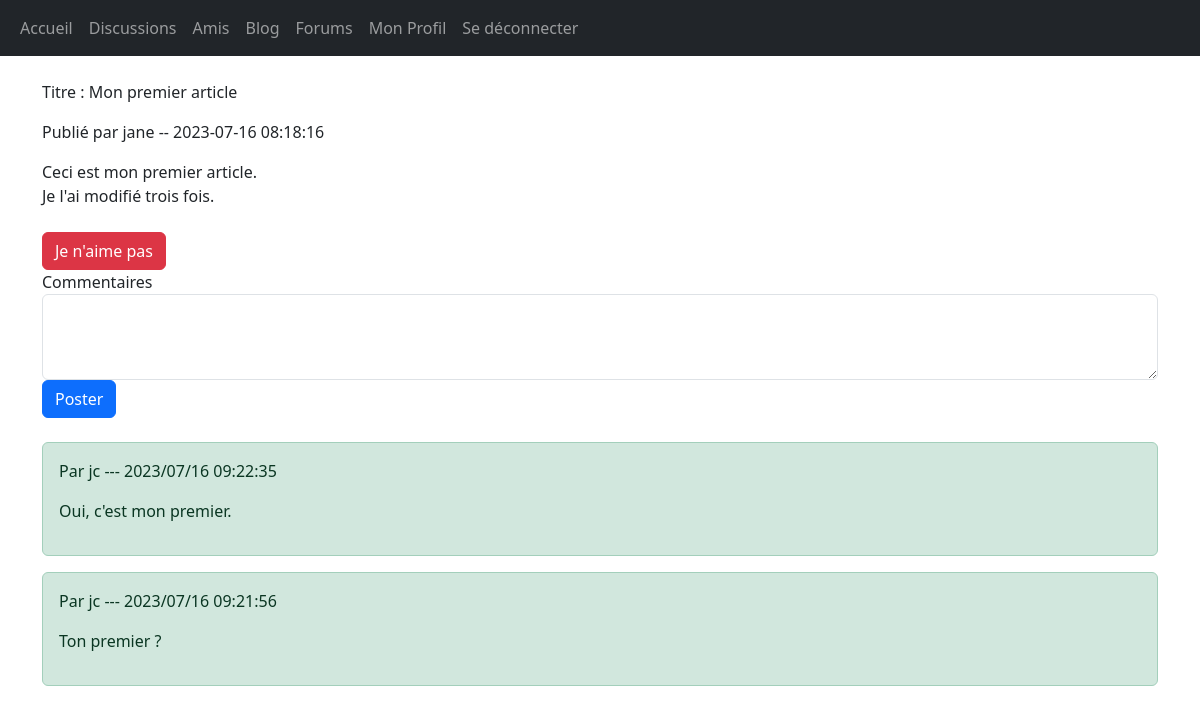
The app's page /ChatAcademia/index.php?viewArticle=4 (signed in) with its own data.
### tables this page shows
CREATE TABLE `blog_articles` (
  `id` int(11) NOT NULL,
  `author` text NOT NULL,
  `article_title` text NOT NULL,
  `category` text NOT NULL,
  `content` text NOT NULL,
  `article_date` timestamp NOT NULL ON UPDATE CURRENT_TIMESTAMP
);

CREATE TABLE `blog_comments` (
  `id` int(11) NOT NULL,
  `username` text NOT NULL,
  `article_id` text NOT NULL,
  `content` text NOT NULL,
  `date` text NOT NULL
);

### SNet/src/models/blog.php (called while the page is built, shortened)
<?php
function viewArticle($article_id){
    require "src/models/pdo.php";
	$sql = $bdd->prepare("SELECT * FROM blog_articles WHERE id=?");
	$sql->execute(array($article_id));
    $res = $sql->fetch();
    $article= [
        'title' => $res['article_title'],
        'author' => $res['author'],
        'date' => $res['article_date'],
        'content' => $res['content'],
    ];
    return $article;
}
function isLikedArticle($article_id,$username){
    require "src/models/pdo.php";
    $article_id = $_GET['viewArticle'];
    $username = $_SESSION['username'];
    $sql = $bdd->prepare("SELECT article_id,username FROM articles_likes WHERE article_id = ? AND username=?");
    $sql->execute(array($article_id, $username));
    if ($sql->rowCount()==0 ) {
        return false;
    }else {
        return true;
    }
}
function getArticleComments($article_id){
    require "src/models/pdo.php";
	$sql = $bdd->prepare("SELECT * FROM blog_comments WHERE article_id=? ORDER BY id DESC");
	$sql->execute(array($article_id));
    $comments = [];
	while ($res = $sql->fetch()) {
        $comments[] = [
            'author' => $res['username'],
            'date' => $res['date'],
            'content' => $res['content'],
            'id' => $res['id'],
        ];
    }
    return $comments;
}

### SNet/src/views/blog/viewArticle.php (the view, shortened to what this page needs)
<?php
require "src/views/includes/header.php";
?>
<main class="container">
    <div class="">
            <p>Titre : <?php echo $question['title'];?></p>
            <p>Publié par <?php echo $question['author'];?> -- <?php echo $question['date'];?></p>
    </div>
    <div>
        <?php echo $question['content']; ?>
    </div>
    <br>
    <form action="" method="post">
        <?php
            echo $like_btn;
        ?>
        <div class="form-group">
            <label for="article">Commentaires</label>
            <textarea class="form-control" name="comment" id="article" rows="3"></textarea>
        </div>
        <button type="submit" name="post_comment" class="btn btn-primary">Poster</button>
    </form>
    <br>
    <div class="comments">
    <?php
        foreach ($comments as $comment) {
        ?>
            <article class="alert alert-success">
                <p>
                    Par <?= $comment['author'] . " --- " . $comment['date']  ?>
                </p>
                <p>
                    <?= $comment['content'] ?>
                </p>
            </article>
        <?php
        }
    ?>
    </div>
</main>
<?php
require "src/views/layout.php";
?>

### records on screen
blog_articles: article_title "Mon premier article", author "jane", article_date "2023-07-16 08:18:16", content "Ceci est mon premier article. Je l'ai modifié trois fois."
blog_comments: username "jc", date "2023/07/16 09:22:35", content "Oui, c'est mon premier."
blog_comments: username "jc", date "2023/07/16 09:21:56", content "Ton premier ?"
